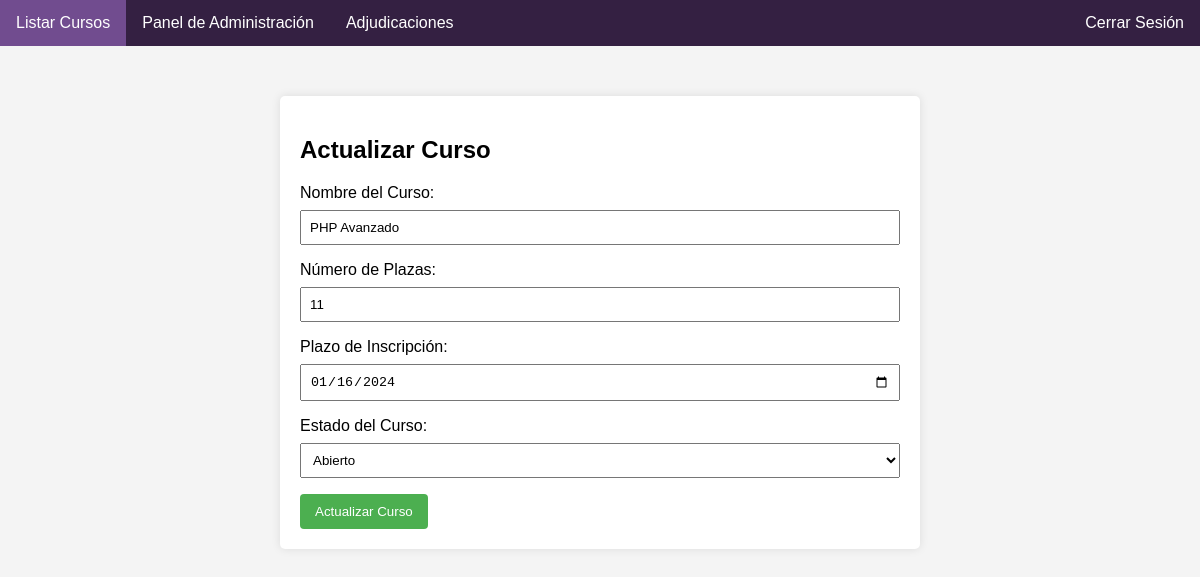
The app's page /actualizar_curso.php?codigo=1 (signed in) with its own data.
### tables this page shows
CREATE TABLE `cursos` (
  `codigo` int(11) NOT NULL,
  `nombre` varchar(50) DEFAULT NULL,
  `abierto` tinyint(1) DEFAULT NULL,
  `numeroplazas` int(2) DEFAULT NULL,
  `plazoinscripcion` date NOT NULL
);

### actualizar_curso.php (the view, shortened to what this page needs)
<?php
require_once 'menu.php';
include_once 'conecta.php';
$codigoCurso = isset($_GET['codigo']) ? $_GET['codigo'] : '';
$sqlSelect = "SELECT * FROM cursos WHERE codigo = ?";
$stmtSelect = mysqli_prepare($conexion, $sqlSelect);
mysqli_stmt_bind_param($stmtSelect, "i", $codigoCurso);
mysqli_stmt_execute($stmtSelect);
$resultado = mysqli_stmt_get_result($stmtSelect);
$curso = mysqli_fetch_assoc($resultado);
?>
<!DOCTYPE html>
<html lang="en">
<head>
</head>
<body>
    <div class="container">
        <h2>Actualizar Curso</h2>
        <form action="actualizar_curso.php?codigo=<?php echo $codigoCurso; ?>" method="post">
            <label for="nombre">Nombre del Curso:</label>
            <input type="text" id="nombre" name="nombre" value="<?php echo isset($curso['nombre']) ? $curso['nombre'] : ''; ?>" required>
            <label for="numeroplazas">Número de Plazas:</label>
            <input type="number" id="numeroplazas" name="numeroplazas" value="<?php echo isset($curso['numeroplazas']) ? $curso['numeroplazas'] : ''; ?>" required>
            <label for="plazoinscripcion">Plazo de Inscripción:</label>
            <input type="date" id="plazoinscripcion" name="plazoinscripcion" value="<?php echo isset($curso['plazoinscripcion']) ? $curso['plazoinscripcion'] : ''; ?>" required>
            <label for="abierto">Estado del Curso:</label>
            <select id="abierto" name="abierto">
                <option value="1" <?php echo isset($curso['abierto']) && $curso['abierto'] == 1 ? 'selected' : ''; ?>>Abierto</option>
            </select>
            <button type="submit" name="submit">Actualizar Curso</button>
        </form>
    </div>
</body>
</html>

### menu.php (style rules this page uses)
body { font-family: Arial, sans-serif; background-color: #f0f0f0; margin: 0; padding: 0; }

### actualizar_curso.php (style rules this page uses)
body { font-family: Arial, sans-serif; background-color: #f4f4f4; margin: 0; padding: 0; }
.container { max-width: 600px; margin: 50px auto; background-color: #fff; padding: 20px; border-radius: 5px; box-shadow: 0 0 10px rgba(0, 0, 0, 0.1); }
label { display: block; margin-bottom: 8px; }
input, select { width: 100%; padding: 8px; margin-bottom: 16px; box-sizing: border-box; }
button { background-color: #4CAF50; color: white; padding: 10px 15px; border: none; border-radius: 4px; cursor: pointer; }

### records on screen
cursos: nombre "PHP Avanzado", numeroplazas "11", plazoinscripcion "01/16/2024", abierto "Abierto"
